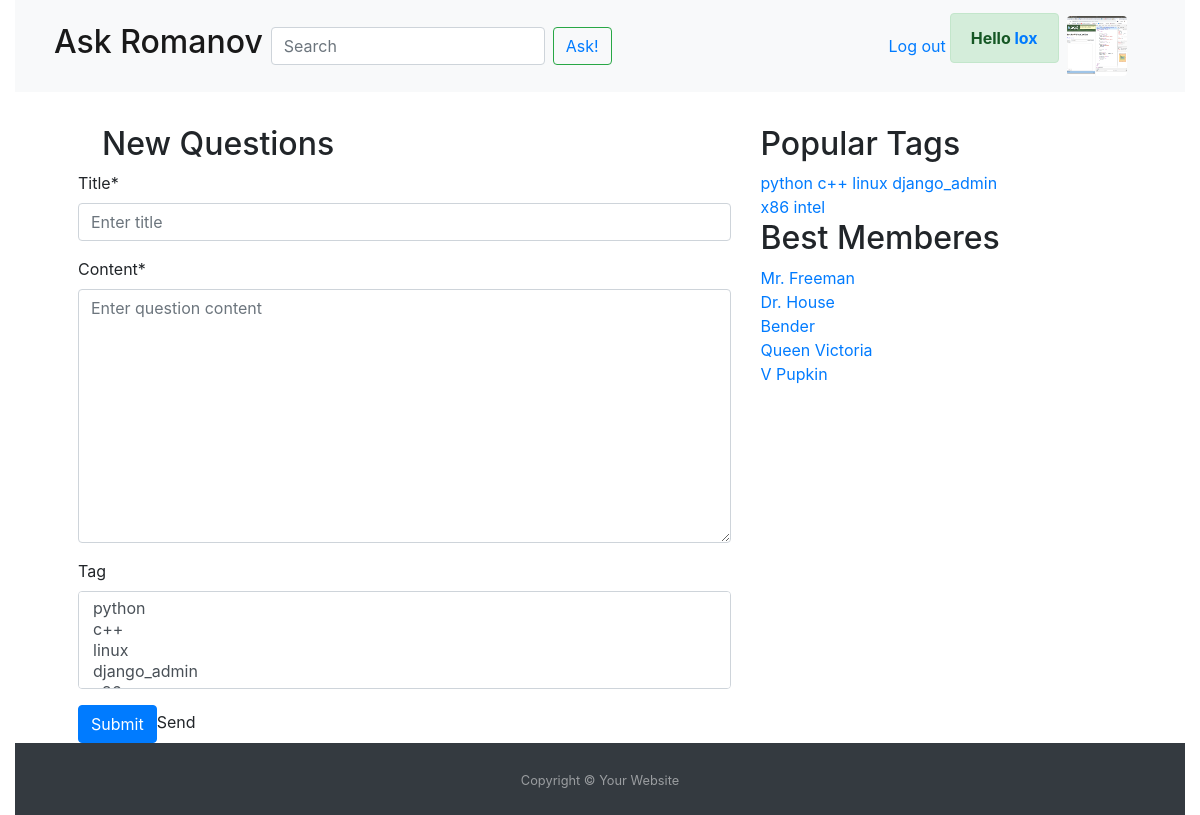
The app's page /ask (signed in) with its own data.
### askpupkin/models.py (models this page shows, shortened)
class Profile(models.Model):
    avatar = models.ImageField(default="default.png", upload_to="images/")
    rating = models.IntegerField(default=0)
    user = models.OneToOneField(User, on_delete=models.CASCADE)

class Tag(models.Model):
    tag_word = models.CharField(max_length=80)
    def __str__(self):
        return self.tag_word

### askpupkin/views.py (the view, shortened to what this page needs)
# urls.py: path('ask', views.ask, name="ask"),
@login_required(login_url="/login")
def ask(request):
    tags = Tag.objects.all()
    questionform = QuestionForm()
    context = {'tags': tags, 'form': questionform}
    return render(request, 'ask.html', context=context)

### askpupkin/forms.py
class QuestionForm(forms.ModelForm):
    class Meta:
        model = Question
        fields = ('title', 'content', 'tag')
    def __init__(self, *args, **kwargs):
        super(QuestionForm, self).__init__(*args, **kwargs)
        self.fields['title'].widget.attrs['placeholder'] = "Enter title"
        self.fields['content'].widget.attrs['placeholder'] = "Enter question content"
        self.fields['tag'].widget.attrs['placeholder'] = "Enter tags"

### askpupkin/templates/ask.html (shortened to what this page needs)
{% extends 'base.html' %}
{% load static %}
{% load crispy_forms_tags %}
{% block content %}
    <p class="h2  ml-4">New Questions</p>
    <form method="post">
        {{ form|crispy }}
        <input class="btn btn-primary" type="submit">Send</input>
    </form>
{% endblock %}

### askpupkin/templates/base.html (shortened to what this page needs)
<!DOCTYPE html>
<html lang="en">
<head>
    {% load staticfiles %}
    <link rel="stylesheet" type="text/css" href="{% static "css/bootstrap.min.css" %}"/>
    <link rel="stylesheet" href="{% static "css/style.css" %}"/>
</head>
<body class="container-fluid">
<div class="main-block">
    <header>
        <nav class="navbar navbar-expand-md navbar-light bg-light">
            <div class="navbar-search col-9 d-flex flex-row">
                <ul class="navbar-nav">
                    <li class="nav-item active">
                        <a class="nav-link" href="/"><h2>Ask Romanov</h2></a>
                    </li>
                </ul>
                <form class="form-inline my-1">
                    <input type="text" class="form-control" placeholder="Search" aria-label="Search"/>
                    <button class="btn btn-outline-success m-2"><a href="{% url 'ask' %}"> Ask!</a></button>
                </form>
            </div>
            {% if user.is_authenticated %}
                <a href="{% url 'logout' %}?next={{ request.path }}" class="mx-1">Log out</a>
                <strong class="alert alert-success">Hello <a
                        href="{% url 'cabinet' %}"> {{ user.username }}</a></strong>
                <a href="{% url "cabinet" %}"><img src="{{ user.profile.avatar.url }}" class="rounded m-2"
                                                   alt="Avatar" width="60" height="60"/></a>
            {% else %}
                <a href="{% url "signup" %}" class="mx-1 btn btn-secondary">Sign up</a>
                <a href="{% url "login" %}?next={{ request.path }}" class="btn btn-primary">Log in</a>
            {% endif %}
        </nav>
    </header>
    <div class="main-content">
        <section class="d-flex">
            <div class="left-content ml-5 col-7">
                {% block content %}
                {% endblock %}
            </div>
            <div class="right-content col-3">
                {% block tag %}
                    <div class="content tags">
                        <h2>Popular Tags</h2>
                        {% for tag in tags %}
                            <a href="{% url "tag" tag.tag_word %}"><span>{{ tag.tag_word }}</span></a>
                        {% endfor %}
                    </div>
                {% endblock tag %}
                <div class="content memberes d-flex flex-column">
                    <h2>Best Memberes</h2>
                    <a href="#">Mr. Freeman</a>
                    <a href="#">Dr. House</a>
                    <a href="#">Bender</a>
                    <a href="#">Queen Victoria</a>
                    <a href="#">V Pupkin</a>
                </div>
            </div>
        </section>
    </div>
    <footer id="sticky-footer" class="py-4 bg-dark text-white-50">
        <div class="text-center">
            <small>Copyright &copy; Your Website</small>
        </div>
    </footer>
</div>
</body>
</html>

### askpupkin/static/css/style.css (style rules this page uses)
.main-block { display: flex; flex-direction: column; height: 100vh; }
.main-content { flex: 1 0 auto; }
#sticky-footer { flex-shrink: 0; }

### records on screen
Tag: tag_word "python"
Tag: tag_word "c++"
Tag: tag_word "linux"
Tag: tag_word "django_admin"
Tag: tag_word "x86"
Tag: tag_word "intel"

### other values on screen
{{ user.username }} "lox"
